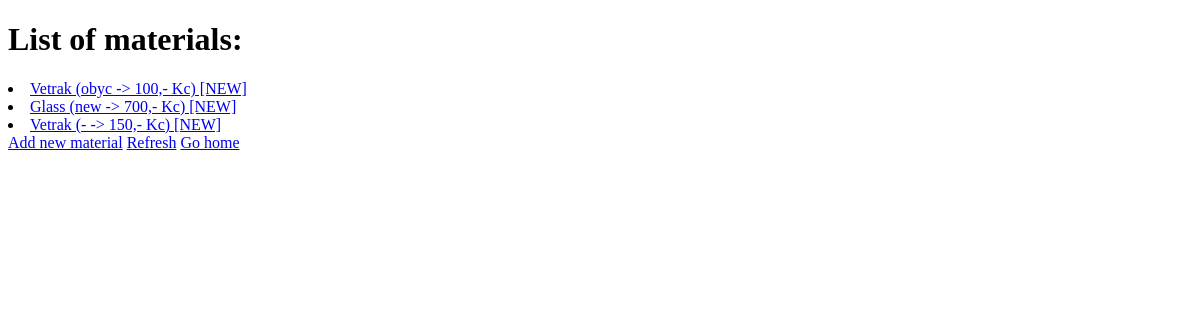
Before: /materials/list with the older database file.
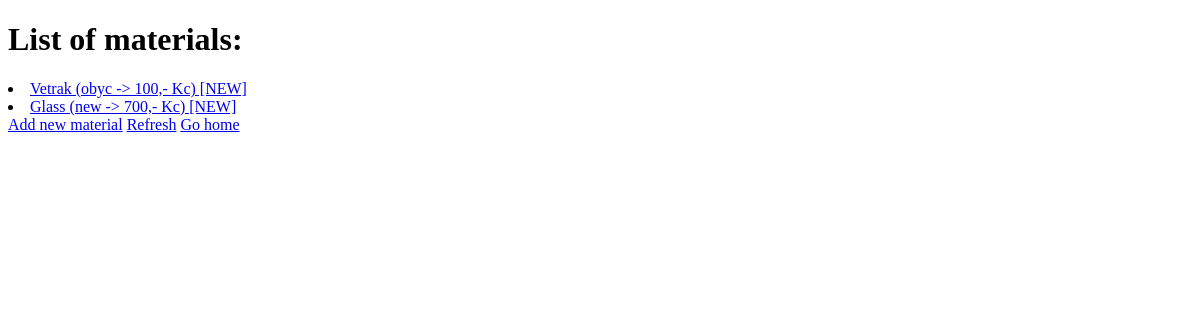
After: the same page with the newer database file.
### records/models.py (models this page shows)
class Material(models.Model):
    material_name=models.CharField(max_length=50)
    material_info=models.CharField(max_length=50)
    MATERIAL_TYPE = [
        ('NEW', 'New material'),
        ('REPAS', 'Repas material'),
        ('SOFT', 'Software material'),
        ('OTHER', 'Other material'),
    ]
    material_type = models.CharField(max_length=5,choices=MATERIAL_TYPE,default="NON")
    material_cost=models.IntegerField(default=0)
    def __str__(self):
        return "{} ({} -> {},- Kc) [{}]".format(self.material_name,self.material_info,self.material_cost,self.material_type)

### records/views.py (the view)
# urls.py: path('materials/list', records.views.show_material_list, name="material_list"),
def show_material_list(request):
    materials = Material.objects.all().order_by("id")
    return render(request,"m_list.html",{"t_materials": materials})

### templates/m_list.html (shortened to what this page needs)
<!DOCTYPE html>
<html lang="en">
<head>
</head>
<body>
    <h1>List of materials:</h1>
    {% for material in t_materials %}
    <li><a  href="{% url 'material_detail' material.id %}">{{material}}</a></li>
    {% endfor %}
    <a href="{% url 'material_add'%}">Add new material</a>
    <a href="{% url 'material_list'%}">Refresh</a>
    <a href="{% url 'home'%}">Go home</a>
</body>
</html>

Changed rows visible on the page:
removed Material: material_name+material_info+material_cost "Vetrak (- -> 150,- Kc) [NEW]"
